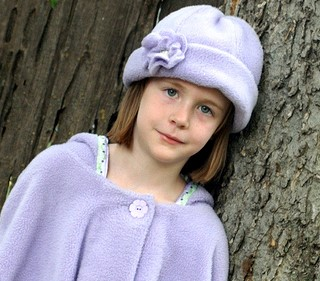
#> input picture 人工智能安全/proj/pic/py/1.JPEG, 320 x 281 px, found by its file name; its folder holds only this picture in this run
$ python noise.py
#> lines starting #> are read from the running program, lines starting #| are printed output that depends on the picture
import random
from PIL import Image

def color_segmentation(pixel):
    # 定义分段函数规则
    if pixel <= 51:
        return 0
    elif pixel <= 102:
        return 1
    elif pixel <= 153:
        return 2
    elif pixel <= 204:
        return 3
    else:
        return 4

def process_image(image_path):
    # 打开图片
#> called with image_path = '1'
    image = Image.open(image_path+".jpeg")
#> image is the input picture: PIL image 320x281 RGB; mean R, G, B 134.9, 129.5, 132.1
    width, height = image.size
#> width = 320; height = 281
    # 创建新的图片对象
    processed_image = Image.new("RGB", (width, height))
#> processed_image: PIL image 320x281 RGB; every value is 0
    # 遍历每个像素点
    for y in range(height):
        for x in range(width):
            # 获取原始像素值
            r, g, b = image.getpixel((x, y))
            # 随机选择一种颜色并设置其值，其余两个色道为0
            random_color = random.choice(['R', 'G', 'B'])
            if random_color == 'R':
                r = color_segmentation(r)
                g, b = 255, 255
            elif random_color == 'G':
                g = color_segmentation(g)
                r, b = 255, 255
            else:
                b = color_segmentation(b)
                r, g = 255, 255
            processed_image.putpixel((x, y), (r, g, b))
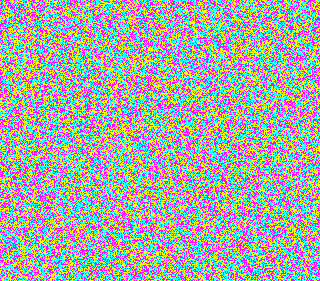
#> processed_image: PIL image 320x281 RGB; mean R, G, B 170.2, 170.8, 171.1
    processed_image.save(image_path+".png")
# 运行程序
for i in range(1,7):
#> (the run stopped early here; a loop or call above may not have finished)
